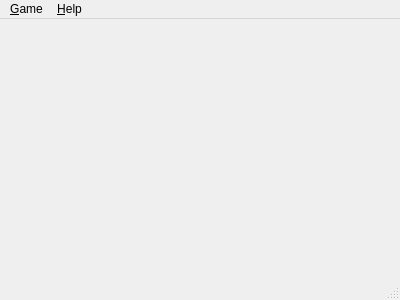
<?xml version="1.0" encoding="UTF-8"?>
<ui version="4.0">
 <class>MainWindow</class>
 <widget class="QMainWindow" name="MainWindow">
  <property name="geometry">
   <rect>
    <x>0</x>
    <y>0</y>
    <width>400</width>
    <height>300</height>
   </rect>
  </property>
  <property name="windowTitle">
   <string>Sea Battle</string>
  </property>
  <widget class="QWidget" name="centralWidget"/>
  <widget class="QMenuBar" name="menuBar">
   <property name="geometry">
    <rect>
     <x>0</x>
     <y>0</y>
     <width>400</width>
     <height>22</height>
    </rect>
   </property>
   <widget class="QMenu" name="menuGame">
    <property name="title">
     <string>&amp;Game</string>
    </property>
    <addaction name="actionNewGame"/>
    <addaction name="actionJoinGame"/>
    <addaction name="separator"/>
    <addaction name="actionSave"/>
    <addaction name="actionPreferences"/>
    <addaction name="separator"/>
    <addaction name="actionQuit"/>
   </widget>
   <widget class="QMenu" name="menuHelp">
    <property name="title">
     <string>&amp;Help</string>
    </property>
    <addaction name="actionAboutQt"/>
   </widget>
   <addaction name="menuGame"/>
   <addaction name="menuHelp"/>
  </widget>
  <widget class="QStatusBar" name="statusBar"/>
  <action name="actionNewGame">
   <property name="text">
    <string>&amp;New</string>
   </property>
  </action>
  <action name="actionQuit">
   <property name="text">
    <string>&amp;Quit</string>
   </property>
  </action>
  <action name="actionSave">
   <property name="enabled">
    <bool>false</bool>
   </property>
   <property name="text">
    <string>&amp;Save</string>
   </property>
  </action>
  <action name="actionPreferences">
   <property name="enabled">
    <bool>false</bool>
   </property>
   <property name="text">
    <string>&amp;Preferences</string>
   </property>
  </action>
  <action name="actionJoinGame">
   <property name="text">
    <string>&amp;Join</string>
   </property>
  </action>
  <action name="actionAboutQt">
   <property name="text">
    <string>About &amp;Qt</string>
   </property>
  </action>
 </widget>
 <layoutdefault spacing="6" margin="11"/>
 <resources/>
 <connections/>
</ui>
